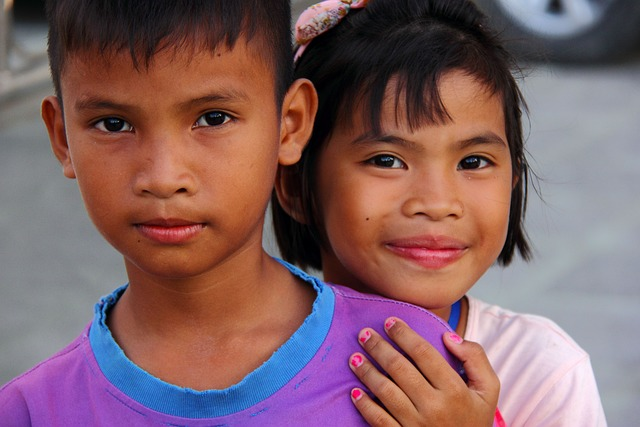
#> input picture images/demo_source.png, 640 x 427 px, found by its file name
$ jupyter execute --allow-errors poisson_blend.ipynb   (shell and % lines are left out)
#> lines starting #> are read from the running program, lines starting #| are printed output that depends on the picture
[cell 1]
from os import path
import cv2
import numpy as np
import matplotlib.pyplot as plt

target = cv2.imread("demo_source.png", cv2.IMREAD_COLOR)
#> target is the input picture: shape (427, 640, 3); mean B, G, R 100.9, 97.6, 130.6
source = cv2.imread("demo_target1.png", cv2.IMREAD_COLOR)
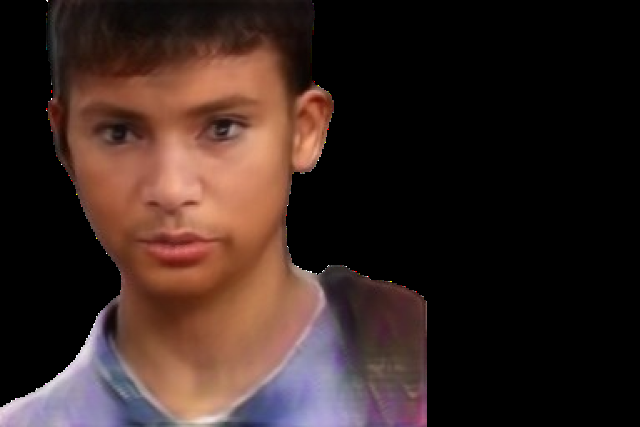
#> input picture images/demo_target1.png, 640 x 427 px, found by its file name
#> source is the input picture: shape (427, 640, 3); mean B, G, R 33.7, 38, 56
mask = cv2.imread("left_mask.png", cv2.IMREAD_GRAYSCALE)
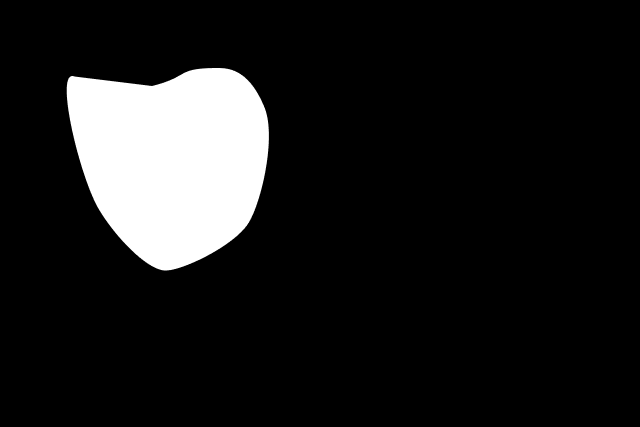
#> input picture images/left_mask.png, 640 x 427 px, found by its file name
#> mask is the input picture: shape (427, 640); min 0, max 255, mean 28.7

[cell 2]
import scipy.sparse

def laplacian_matrix(n, m):
    mat_D = scipy.sparse.lil_matrix((m, m))
    mat_D.setdiag(-1, -1)
    mat_D.setdiag(4)
    mat_D.setdiag(-1, 1)

    mat_A = scipy.sparse.block_diag([mat_D] * n).tolil()

    mat_A.setdiag(-1, 1*m)
    mat_A.setdiag(-1, -1*m)

    return mat_A

laplacian_matrix(3, 3).todense()

[cell 3]
width = target.shape[1]
#> width = 640
height = target.shape[0]
#> height = 427
A = laplacian_matrix(height, width)
laplacian = A.tocsc()


for y in range(1, height - 1):
    for x in range(1, width- 1):
        if mask[y, x] == 0:
            k = x + y * width
            A[k, k] = 1
            A[k, k + 1] = 0
            A[k, k - 1] = 0
            A[k, k + width] = 0
            A[k, k - width] = 0
A = A.tocsc()

[cell 4]
from scipy.sparse.linalg import spsolve

mask_flat = mask.flatten()
result = target[:, : , ::-1].copy()
#> (the rest of this cell did not finish here and is left out)
